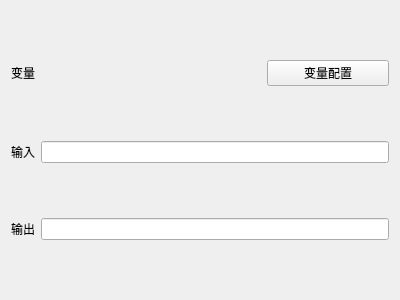
<?xml version="1.0" encoding="UTF-8"?>
<ui version="4.0">
 <class>CustCNVEditor</class>
 <widget class="QWidget" name="CustCNVEditor">
  <property name="geometry">
   <rect>
    <x>0</x>
    <y>0</y>
    <width>400</width>
    <height>300</height>
   </rect>
  </property>
  <property name="windowTitle">
   <string>Form</string>
  </property>
  <layout class="QVBoxLayout" name="verticalLayout">
   <item>
    <layout class="QHBoxLayout" name="horizontalLayout_3">
     <item>
      <widget class="QLabel" name="label_3">
       <property name="text">
        <string>变量</string>
       </property>
      </widget>
     </item>
     <item>
      <widget class="QLabel" name="labelCNVPath">
       <property name="text">
        <string/>
       </property>
      </widget>
     </item>
     <item>
      <widget class="QPushButton" name="pushButtonCfg">
       <property name="text">
        <string>变量配置</string>
       </property>
      </widget>
     </item>
    </layout>
   </item>
   <item>
    <layout class="QHBoxLayout" name="horizontalLayout">
     <item>
      <widget class="QLabel" name="label">
       <property name="text">
        <string>输入</string>
       </property>
      </widget>
     </item>
     <item>
      <widget class="QLineEdit" name="lineEditCNVIn"/>
     </item>
    </layout>
   </item>
   <item>
    <layout class="QHBoxLayout" name="horizontalLayout_2">
     <item>
      <widget class="QLabel" name="label_2">
       <property name="text">
        <string>输出</string>
       </property>
      </widget>
     </item>
     <item>
      <widget class="QLineEdit" name="lineEditCNVOut">
       <property name="readOnly">
        <bool>true</bool>
       </property>
      </widget>
     </item>
    </layout>
   </item>
  </layout>
 </widget>
 <resources/>
 <connections/>
</ui>
